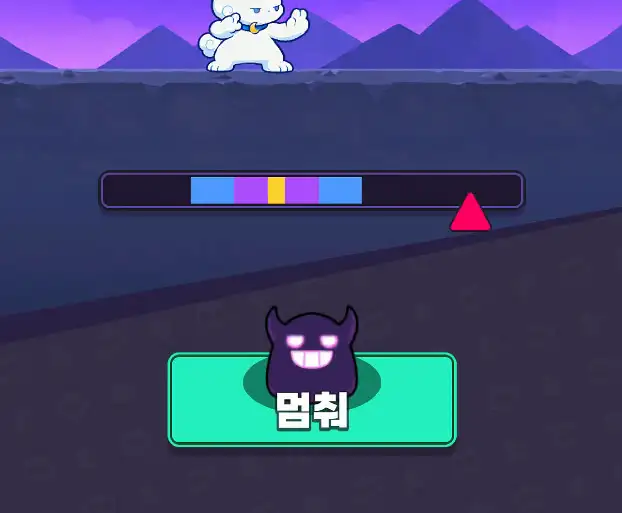
#> input picture tests/fixtures/rdf05/frames/g1_03392.webp, 622 x 513 px
$ python support_dryrun.py ../tests/fixtures/rdf05/frames/g1_03392.webp   (older library calls are emulated)
#> lines starting #> are read from the running program, lines starting #| are printed output that depends on the picture
#> in main, img is the input picture: shape (513, 622, 3); mean R, G, B 63.2, 69.5, 111.2
### src/rdom/perception/gear.py
"""Gear-deck perception: board (type + pip) and the deck's UI buttons.

Deck (user 2026-10-07): Gear, Doom(파멸), Bubble, Adjust(적응), BrokenGrowth(성장).
Gears change look after 초월 (teal -> grey/red/blue at random) but are all Gear;
the colour is kept as the `variant` because the classifier sees four looks.

Everything runs on a frame normalised to NORM_H pixels tall -- the same pixel
scale as the 2026-10-07 training recording (encoded 1280 tall) -- so live grabs and
recorded frames produce the same crops. The recording's content was 39px short on
the right (sidebar inset bug, fixed by geometry.fit_chrome), which only removes the
right margin; normalised-u positions here are TRUE 9:16 content coordinates.

Models: data/gear_type.joblib, data/gear_pip.joblib (tools/train_gear.py).
"""
from __future__ import annotations
import os
import numpy as np
import cv2

from rdom.perception.board import COLS, ROWS, HALF_W, HALF_H
from rdom.perception.features import cell_features

NORM_H = 1280
CROP = 72
_ROOT = os.path.join(os.path.dirname(__file__), "..", "..", "..")
_DATA = os.path.join(_ROOT, "data")
_TPL = os.path.join(_ROOT, "assets", "templates")

GEAR_VARIANTS = ("GearTeal", "GearGrey", "GearRed", "GearBlue")
TYPES = GEAR_VARIANTS + ("Bubble", "Adjust", "Growth", "Doom", "Joker")   # Joker: pink crown, from the joker boss

# UI tap targets, true content-normalised (u, v). Measured on the 2026-10-07 recording.
UI = {
    "transcend": (0.875, 0.278),        # 다이스 초월 (appears only when 9 gears connect)
    "hunt": (0.885, 0.385),             # 사냥 (golem button; same spot with/without 초월)
    "hunt_popup_ok": (0.500, 0.623),    # yellow 사냥 in the SP-golem popup
    "power_open": (0.180, 0.955),       # 주사위 강화 bar at the very bottom
    "power_gear": (0.130, 0.941),       # gear card's buy button (leftmost card)
    "power_close": (0.919, 0.784),      # X on the power-up panel
    "lobby": (0.553, 0.861),            # 로비로 가기 on the result screen
    "summon": (0.520, 0.850),           # 소환
    "support": (0.220, 0.870),          # drop point of the supporter (pip-1 + random die, 130 s cd)
    "hpsp": (0.670, 0.750),             # HP->SP event token (user: always fine to tap)
}

_models = {}


# [19 lines left out: functions reload_if_changed, _model, not called in this run]


def normalize(frame_rgb):
    """Resize a content frame to NORM_H tall (isotropic)."""
    h, w = frame_rgb.shape[:2]
#> h = 513; w = 622
    if h == NORM_H:
        return frame_rgb
    s = NORM_H / h
#> s = 2.5
    return cv2.resize(frame_rgb, (round(w * s), NORM_H), interpolation=cv2.INTER_AREA)
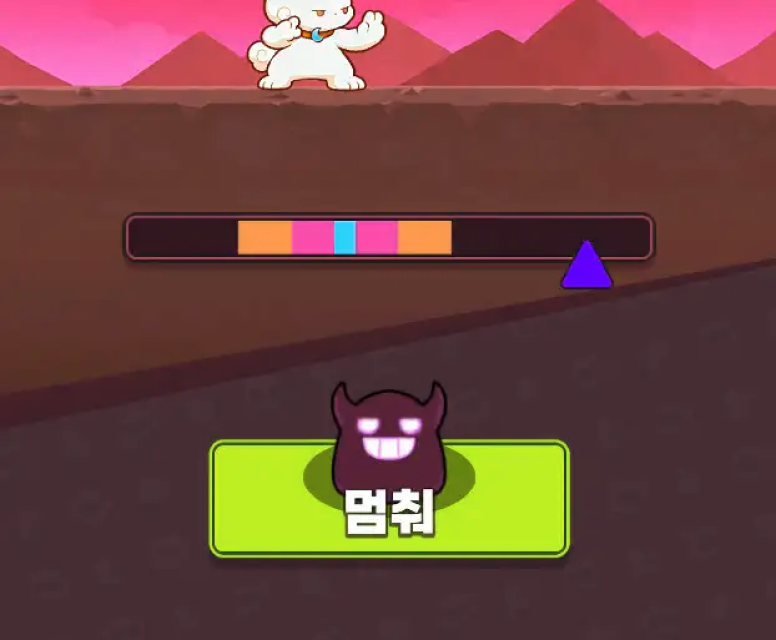
#> returned value: shape (1280, 1552, 3) (shown at 1/2 size); mean of channels 0, 1, 2 63.2, 69.5, 111.1; drawn as B, G, R


def _content_w(frame):
    """True 9:16 content width in pixels -- a recorded frame may be narrower."""
    return round(frame.shape[0] * 9 / 16)


def cell_crops(frame_rgb):
    """The 15 own-board cell crops (row-major), CROP x CROP RGB."""
    f = normalize(frame_rgb)
    h, W = f.shape[0], _content_w(f)
#> h = 1280; W = 720
    out = []
    for r in ROWS:
        for c in COLS:
            cx, cy, hw, hh = c * W, r * h, HALF_W * W, HALF_H * h
            crop = f[int(cy - hh):int(cy + hh), int(cx - hw):int(cx + hw)]
            out.append(cv2.resize(crop, (CROP, CROP)))
#> after the loop, out = []
    return out


# ---- pip features (shared with tools/train_gear.py) ----

# [20 lines left out: functions _finehog, _whitemap, not called in this run]


def pip_features(rgb, dtype):
    oh = np.array([dtype == t for t in TYPES], np.float32)
    return np.concatenate([_finehog(rgb), _whitemap(rgb), oh]).astype(np.float32)


PIP_IN = 64


# [27 lines left out: functions _pipnet_cls, __getattr__, not called in this run]


PIP_ENSEMBLE = ("gear_pip_pat_e1.pt", "gear_pip_pat_e2.pt", "gear_pip_pat_e3.pt")


# [19 lines left out: function _pipnet, not called in this run]


TYPE_CLASSES = TYPES + ("empty", "junk", "Crystal", "Bomb", "Decay")   # Crystal: obstacle HP 700; Bomb: field-effect die (2026-10-09)


# [39 lines left out: functions _typenet, predict_types, not called in this run]


DECK_FILE = os.path.join(_DATA, "..", "config", "deck.toml")


# [13 lines left out: function deck_config, not called in this run]


def set_deck(name):
    """Deck detected on screen (see detect_deck) -- overrides `active` in the file."""
    _models["deck_name"] = name


# [4 lines left out: function deck_name, not called in this run]


def deck_dice():
    """Die types of the deck in play."""
    return tuple(deck_config()["decks"][deck_name()]["dice"])


# [50 lines left out: functions detect_deck, is_decay, buffed_cells, is_bomb, not called in this run]


# dot positions TL TR ML C MR BL BR -> which are lit for each pip count (die faces)
PIP_PATTERNS = np.array([
    [0, 0, 0, 1, 0, 0, 0],   # 1
    [0, 1, 0, 0, 0, 1, 0],   # 2  TR+BL
    [0, 1, 0, 1, 0, 1, 0],   # 3  TR+C+BL
    [1, 1, 0, 0, 0, 1, 1],   # 4  corners
    [1, 1, 0, 1, 0, 1, 1],   # 5  corners+C
    [1, 1, 1, 0, 1, 1, 1],   # 6  two columns of 3
    [1, 1, 1, 1, 1, 1, 1],   # 7
], np.float32)


# [26 lines left out: functions decode_pattern, predict_pips, not called in this run]


def kind(t):
    """Collapse gear colour variants: the game logic only cares that it is a Gear."""
    return "Gear" if t in GEAR_VARIANTS else t


# [8 lines left out: function hires_cell, not called in this run]


DOOM_CENTRE = ("gear_doom_centre_e1.pt", "gear_doom_centre_e2.pt", "gear_doom_centre_e3.pt")


# [46 lines left out: functions doom_centre_prob, read_board, _tpl, not called in this run]


# UI templates were cut from LDPlayer frames (1440x2560, 640dpi). Google Play
# Games renders 1208x2160 with the UI ~0.85x as tall relative to the screen (the
# board itself is unchanged), so a 1.0x-only match scored 0.42 on a visible 다이스
# 초월 and the bot never tapped it (2026-10-16; 0.85x scored 0.89). The window
# size does not change this -- GPG scales a fixed render. Search a few scales.
UI_SCALES = (1.0, 0.95, 0.9, 0.85, 0.8)


# [42 lines left out: functions _best, _match, transcend_tap, not called in this run]


# search boxes (true u,v) and accept thresholds -- see tools/verify_gear_ui.py
_UI_BOX = {
    "transcend": ((0.78, 0.20, 1.00, 0.36), 0.70),
    "hunt": ((0.78, 0.31, 1.00, 0.46), 0.70),
    "hunt_popup_btn": ((0.25, 0.57, 0.75, 0.68), 0.75),
    "power_gear_card": ((0.00, 0.79, 0.25, 0.93), 0.70),
    "hpsp_token": ((0.55, 0.66, 0.80, 0.84), 0.60),
}


def ui_scores(frame_rgb):
    f = normalize(frame_rgb)
    return {k: _match(f, k, *box) for k, (box, _) in _UI_BOX.items()}


# [31 lines left out: functions power_buttons, ui_state, _dark_frac, not called in this run]


# bands of the dice info panel: title/description (top), stat rows (mid-top), lower effect box.
# Each entry is (v0, v1, threshold): band 1 v 0.03-0.15 needs >= 0.40, band 2 v 0.20-0.28 needs
# >= 0.60, band 3 v 0.52-0.585 needs >= 0.70 (dice_info_panel compares with '>=', not '>').
# A band's score is the share of pixels with HSV V < 60 (_dark_frac) in u 0.08-0.92.
# The middle (v 0.30-0.51) is deliberately unused: a boss banner can cover it.
# Band 2 overlaps the field-effect banner band (BANNER_BOX v 0.165-0.265, below): a banner alone
# scores 0.48-0.59 there (measured, see dice_info_panel) against the 0.60 threshold, a narrow margin.
_INFO_BANDS = ((0.03, 0.15, 0.40), (0.20, 0.28, 0.60), (0.52, 0.585, 0.70))


def dice_info_scores(frame_rgb):
    return tuple(_dark_frac(frame_rgb, v0, v1) for v0, v1, _ in _INFO_BANDS)


# [11 lines left out: function dice_info_panel, not called in this run]


# ---- field-effect banner ----
# Dark rounded banner under the score (v 0.165-0.265). Field effects announced there
# (OCR'd from the 2026-10-07 bot game) include "40초 후, 낮은 눈금 3개 파괴한 뒤 내
# 필드의 최고 눈금 주사위 1개 복제" -- the effect fires when the small countdown
# circle at the bottom right reaches 0, on BOTH fields.
BANNER_BOX = (0.15, 0.165, 0.95, 0.265)


# [33 lines left out: functions banner_present, banner_text, effect_kind, not called in this run]


HP_BOX = (0.915, 0.484, 0.985, 0.508)   # digits under the tank at the right end of the mid line


# [15 lines left out: function read_hp, not called in this run]


# ---- 전술효과 선택 (start-of-game tactic pick) ----
# Three dark cards; their ORDER IS RANDOM (2026-10-08: SP1000 was card 1 in one game,
# card 3 in another), so the card is chosen by reading it, never by position.
TACTIC_CARD_V = (0.365, 0.494, 0.628)


# [36 lines left out: functions _dark_band, tactic_sp1000_card, not called in this run]


ROOM_CODE_BOX = (0.36, 0.535, 0.74, 0.578)    # the digits bar in the 협동 같이하기 room


# [8 lines left out: function read_room_code, not called in this run]

### src/rdom/perception/support.py
"""Support-deck perception: board (type + pip), R4 gate state, deck bar, power cards, card level.

The support deck has its own models (data/support_*.pt) because PipNet embeds
len(gear.TYPES) types: growing gear.TYPES would break loading the gear pip weights.
Nothing here touches a gear model or gear.TYPES. torch is imported lazily.

Pip sources (read_board_support): "auto" uses the support pip ensemble when all three
files exist, else the gear ensemble; "gear" (trial mode) always uses the gear
ensemble and loads no support pip or star file.
"""
from __future__ import annotations
import hashlib
import json
import numbers
import os
import tomllib
import numpy as np
import cv2

from rdom.perception import digits, gear

SUPPORT_CLASSES = ("Resonance", "Alignment", "Bubble", "Adjust", "Growth", "Joker",
                   "empty", "junk", "Crystal", "Bomb")
NO_PIP = ("empty", "junk", "Crystal", "Bomb")

TYPE_FILE = "support_type_cnn.pt"
PIP_FILES = tuple(f"support_pip_pat_e{i}.pt" for i in (1, 2, 3))
STAR_FILES = tuple(f"support_star_e{i}.pt" for i in (1, 2, 3))
# star = pip 7 when p > STAR_THRESHOLD. Evidence: data/support_gate.json (gate re-run after rdT04,
# 2026-10-30, at 0.7): pip PASS, Res/Align 0.985, star recall 0.984, star precision 0.954, n=599,
# stars=63. At 0.5 the star precision was 0.838 (measured by the Master on the same holdouts).
# No cause for the false stars is established here. Changing STAR_THRESHOLD leaves every model
# sha256 unchanged, so tools/support_gate.py must be re-run before gate_state() reflects it.
STAR_THRESHOLD = 0.7
GATE_FILE = "support_gate.json"
GEAR_PIP_SINGLE = "gear_pip_pat.pt"

_DATA = gear._DATA
_TPL = gear._TPL
DECK_FILE = gear.DECK_FILE

DECK_BAR_BOX = (0.55, 0.93, 0.92, 0.99)
DECK_BAR_MIN = 0.70
POWER_BAND = (0.0, 0.78, 1.0, 0.96)
POWER_MIN = 0.70
POWER_DU = 0.06
# Card templates: the dice icon only (lower part, below the dice-count badge, above 'Lv.N'),
# cut from the normalised power-panel frame data/support_frames/sup20261029_135038/panel_121.1.png.
# Identity comes from matching the card icon with board dice of the same look in that frame, whose
# labels are support_type_cnn predictions (not reviewed labels), not from slot order. The user then
# confirmed the templates by eye on the rdF02 sheet (S9/S34 'All correct', 2026-10-30):
#   Resonance (card 1, u 0.13): white octagon with a green centre dot = board cells 1, 5, 10, 14, 15
#     of the same frame (CNN: Resonance).
#   Alignment (card 2, u 0.31): yellow-framed cross-arrow die; the board look of cells 4 and 13 (CNN:
#     Alignment) has the same arrows. Only this look is on the panel, so there is no _b template.
#   Growth (card 5, u 0.86): white up/down-arrow die with a purple pip = the Growth die of
#     sup20261029_141449/335.8.png cell 10 and sup20261029_152652/30.3.png cell 7 (CNN: Growth,
#     conf 0.93-0.95); no other card of the panel has that face.
CARD_TEMPLATES = {
    "Growth": ("ui_power_growth_card.png",),
    "Alignment": ("ui_power_align_card_a.png", "ui_power_align_card_b.png"),   # _b: only if a second look is found
    "Resonance": ("ui_power_res_card.png",),
}
# (du0, dv0, du1, dv1) offsets from the buy-button centre, content-normalised (u over the content
# width, v over the height). Measured on the five H1 panels sup20261029_{135038,141449,143137,145953,152652}/
# panel_*.png (Lv.1 and Lv.2): the digits of Resonance/Alignment/Growth sit at +17..+46 px, -88..-62 px
# of a 1251x2224 frame. The 'Lv.' dot ends at +20 px for the Growth card, so the box starts there
# (a dot inside the box makes digits.glyphs return None) and ends at +56 px for a second digit.
LV_BOX = (0.0160, -0.0414, 0.0448, -0.0261)
LV_RANGE = (1, 30)

# A read is unreadable when its type is junk or conf < READ_CONF_MIN. Measured with
# tools/support_conf_report.py --holdout sup20261029_152652 --tags sup1 --data-dir C:/dev/rdom/data:
#   conf >= 0.90: kept 1003/1008 (99.5%), accuracy of kept 0.997, wrong kept 3, wrong dropped 1
#   chosen READ_CONF_MIN = 0.90 (largest with kept >= 95%)
READ_CONF_MIN = 0.90

# An 'empty' read with conf < EMPTY_CONF_MIN is unreadable (support_memory._unreadable). Measured 2026-10-30 with
# tools/support_conf_report.py --empty --holdout sup20261029_152652,sup20261030_061946 --tags sup2 --data-dir C:/dev/rdom/data:
#   empty conf >= 0.90: kept 28/31 true empty, rejected 0/1 other read as empty
#   empty conf >= 0.91: kept 28/31 true empty, rejected 1/1 other read as empty
#   empty conf >= 0.94: kept 26/31 true empty, rejected 1/1 other read as empty
#   empty conf >= 0.95: kept 12/31 true empty, rejected 1/1 other read as empty
#   (0.92, 0.93 as 0.91; 0.96..0.99 keep 2/31 then 0/31, all reject 1/1)
#   no EMPTY_CONF_MIN separates them -- unchanged
# AI-NOTE: no T gives c == d with a/b >= 0.98, because 3 of 31 true empties already read below 0.90 (a/b = 0.903 at
# every T <= 0.93), so the cut stays at READ_CONF_MIN. The white flash (holdout sup20261029_152652 t 1097.2 cell 1,
# reviewed junk, conf 0.909) is therefore NOT rejected by this setting; a cut of 0.91 would reject it (the one
# "other" read) without losing any further true empty, but the stated rule does not choose it.
EMPTY_CONF_MIN = READ_CONF_MIN

_models = {}
_warned_no_models = False      # the missing-type-model warning is printed once per process


# ---- models ----

# [14 lines left out: functions _load_net, _net, not called in this run]


def _exists(fname):
    return os.path.exists(os.path.join(_DATA, fname))


# [59 lines left out: functions _batch, _logits, predict_types_support, _pip_files, predict_pips_support, star_prob, not called in this run]


def read_cells_support(frame_rgb, cells, pip_source="auto"):
    """Raw reads {cell, type, variant, pip, conf} of the given cells (1..15), in the given order.
    Pip 7 is the star detector's call when the star nets exist (auto only): p > STAR_THRESHOLD -> 7, else a 7 becomes 6.
    A cell outside 1..15, a bool or a non-integer raises ValueError (nothing is read)."""
    cells = list(cells)
    # AI-NOTE: without this check cell 0 / negatives index the crop list from the end (another cell's read under the wrong label);
    # True would read cell 1 and 2.5 died with a TypeError, so bools and non-integers get the same ValueError
    bad = [c for c in cells
           if isinstance(c, bool) or not isinstance(c, numbers.Integral) or not 1 <= c <= 15]
    if bad:
        raise ValueError(f"cells must be in 1..15, got {bad}")
    global _warned_no_models
    # AI-NOTE: models are looked up only in _DATA (<repo>/data); in a worktree that is empty and every cell silently read junk
    if not _warned_no_models and not _exists(TYPE_FILE):
        _warned_no_models = True
        print(f"support models not found in {_DATA} -- every cell reads junk")
    all_crops = gear.cell_crops(frame_rgb)
#> all_crops = []
#> (the run stopped early here; a loop or call above may not have finished)
